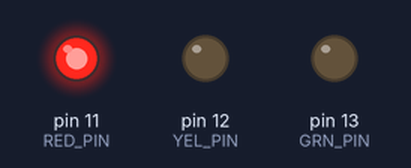
A program run on a simulated Raspberry Pi (header pin numbers). On the bench: output pins drawn as LEDs (lit = HIGH).

Above: at 2.0 s.
At 5.0 s:
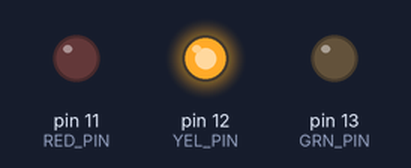
At 8.0 s:
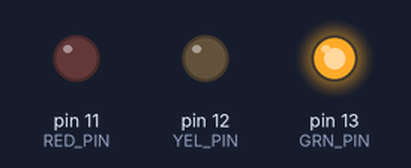
Timing chart, 0 to 13.0 s (numbered marks = the images above):
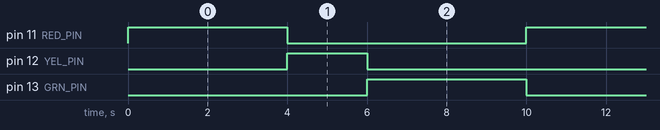

Measured:
- by itself, pin 11 (RED_PIN), pin 13 (GRN_PIN): alternates HIGH for 4.0 s and LOW for 6.0 s
- by itself, pin 12 (YEL_PIN): alternates HIGH for 2.0 s and LOW for 8.0 s
- by itself, everything shown: repeats every 10.0 s, in 3 steps

The program:

traffic_light.py
```python
# (licence header left out)
import RPi.GPIO as GPIO
import time

GPIO.setmode(GPIO.BOARD)
RED_PIN = 11    # GPIO17
YEL_PIN = 12    # GPIO18
GRN_PIN = 13    # GPIO27

GPIO.setup(RED_PIN, GPIO.OUT, initial=GPIO.LOW)
GPIO.setup(YEL_PIN, GPIO.OUT, initial=GPIO.LOW)
GPIO.setup(GRN_PIN, GPIO.OUT, initial=GPIO.LOW)

def TrafficLight(pin, duration):
    GPIO.output(pin, GPIO.HIGH)
    time.sleep(duration)
    GPIO.output(pin, GPIO.LOW)

try:
    while True:
        TrafficLight(RED_PIN, 4);
        TrafficLight(YEL_PIN, 2);
        TrafficLight(GRN_PIN, 4);

except KeyboardInterrupt:
    print "Exception: KeyboardInterrupt"

finally:
    GPIO.cleanup()
```
